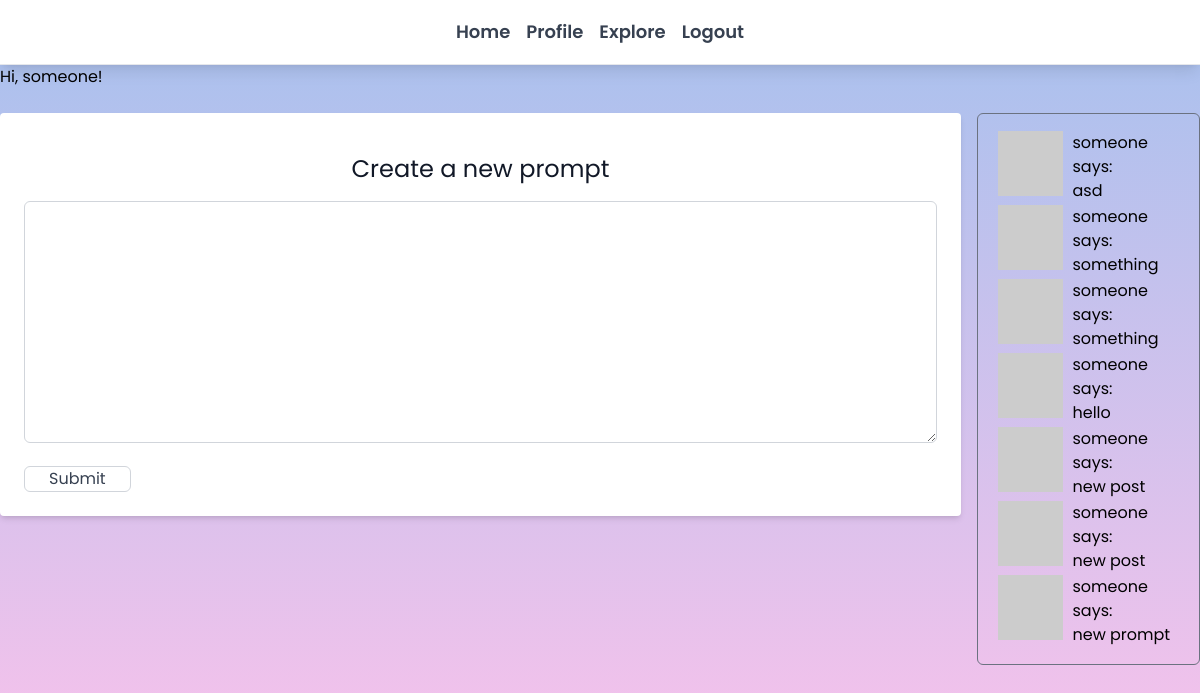
The page /index (signed in) on the database its author committed.
### app/models.py (models this page shows, shortened)
class User(UserMixin, db.Model):
    id: so.Mapped[int] = so.mapped_column(primary_key=True)
    username: so.Mapped[str] = so.mapped_column(sa.String(64), index=True, unique=True)
    email: so.Mapped[str] = so.mapped_column(sa.String(120), index=True, unique=True)
    password_hash: so.Mapped[Optional[str]] = so.mapped_column(sa.String(256))
    posts: so.WriteOnlyMapped['Post'] = so.relationship(back_populates='author')
    about_me: so.Mapped[Optional[str]] = so.mapped_column(sa.String(140))
    last_seen: so.Mapped[Optional[datetime]] = so.mapped_column(default=lambda: datetime.now(timezone.utc))
    following: so.WriteOnlyMapped['User'] = so.relationship(secondary=followers, primaryjoin=(followers.c.follower_id==id),
                                                            secondaryjoin=(followers.c.follower_id == id),
                                                            back_populates='followers')
    followers: so.WriteOnlyMapped['User'] = so.relationship(secondary=followers,primaryjoin=(followers.c.followed_id==id),
                                                            secondaryjoin=(followers.c.follower_id == id),
                                                            back_populates='following')
    def avatar(self, size):
        digest = md5(self.email.lower().encode('utf-8')).hexdigest()
        return f'https://www.gravatar.com/avatar/{digest}?d=identicon&s={size}'
    def following_posts(self):
        Author = so.aliased(User)
        Follower = so.aliased(User)
        return(sa.select(Post)
               .join(Post.author.of_type(Author))
               .join(Author.followers.of_type(Follower),isouter=True)
               .where(sa.or_(Follower.id == self.id,
                             Author.id == self.id,
               ))
               .group_by(Post)
               .order_by(Post.timestamp.desc())
               )

class Post(db.Model):
    id: so.Mapped[int] = so.mapped_column(primary_key=True)
    body: so.Mapped[str] = so.mapped_column(sa.String(140))
    timestamp: so.Mapped[datetime] = so.mapped_column(index=True, default=lambda:datetime.now(timezone.utc))
    user_id: so.Mapped[int] = so.mapped_column(sa.ForeignKey(User.id),index=True)
    author: so.Mapped[User] = so.relationship(back_populates='posts')

### app/routes.py (the view)
@app.route('/', methods=['GET','POST'])
@app.route('/index', methods=['GET','POST'])
@login_required #protects a view function against anonymous users
def index():
	form = PostForm()
	if form.validate_on_submit():
		post = Post(body=form.post.data, author=current_user)
		db.session.add(post)
		db.session.commit()
		flash('Your post is now live!')
		return redirect(url_for('index')) #respond to a POST request generated by a web form submission with a redirect to help with how the refresh command is impleemnted in browsers
	page = request.args.get('page',1,type=int)
	posts = db.paginate(current_user.following_posts(), page=page, per_page=app.config['POSTS_PER_PAGE'], error_out=False)
	next_url = url_for('index', page=posts.next_num) if posts.has_next else None
	prev_url = url_for('index', page=posts.prev_num) if posts.has_prev else None
	return render_template("index.html", title='Home', form=form, posts=posts.items, next_url=next_url, prev_url=prev_url)

### app/forms.py
class PostForm(FlaskForm):
    post = TextAreaField('Say something', validators=[DataRequired(), Length(min=1, max=140)])
    submit = SubmitField('Submit')

### app/models.py (called while the page is built)
@login.user_loader
def load_user(id):
    return db.session.get(User, int(id))

### app/routes.py (called while the page is built)
@app.before_request #checks if the current user is logged in, and in that case sets the last_seen field to the current time
def before_request():
	if current_user.is_authenticated:
		current_user.last_seen = datetime.now(timezone.utc)
		db.session.commit() #last step is to commit to the database so the change is written to db

### app/templates/index.html (shortened to what this page needs)
<!DOCTYPE html>
{% extends "base.html" %}
    {% block content %}
    <h1>Hi, {{current_user.username}}!</h1>
<div class="flex justify-center items-start h-screen space-x-4 mt-6">
        {% if form %}
        <form action="" method="post" novalidate class="bg-white p-6 rounded shadow-md">
            <h2 class="text-center text-2xl font-boldtracking-tight text-gray-900 py-4">Create a new prompt</h2>
            <p class="mb-4">
                {{ form.post(cols=64, rows=10, class_="border border-gray-300 rounded-md") }}<br>
            </p>
            <p>{{ form.submit(class_="text-gray-700 hover:text-slate-900 active:white border px-6 border-gray-300 rounded-md hover:border-gray-500 focus:border-gray-500") }}</p>
        </form>
        {% endif %}
    <div class="flex justify-end items-start border px-3 py-4 border-gray-500 rounded-md">
        <table>
            {% for post in posts %}
                {% include '_post.html' %}
            {% endfor %}
        </table>
    </div>
</div>
    {% endblock %}

### app/templates/base.html (shortened to what this page needs)
<!doctype html>
<html>
    <head>
        <link href="{{ url_for('static', filename='css/output.css') }}" rel="stylesheet">
    </head>
    <body class="font-[Poppins] bg-gradient-to-t from-[#fbc2eb] to-[#a6c1ee] h-screen">
       <nav class="bg-white shadow-lg">
        <div class="mx-auto px-4 sm:px-6 lg:px-8 flex justify-center h-16 items-center">
            <div class="flex space-x-4">
                    <a href="{{ url_for('index') }}" class="text-gray-700 hover:text-gray-900 text-lg font-semibold">Home</a>
            {% if current_user.is_anonymous %}
            <a href="{{ url_for('login') }}" class="text-gray-600 hover:text-gray-900 text-lg font-semibold">Login</a>
            {% else %}
            <a href="{{ url_for('user', username=current_user.username) }}" class="text-gray-700 hover:text-gray-900 text-lg font-semibold">Profile</a>
            <a href="{{ url_for('explore') }}" class="text-gray-700 hover:text-gray-900 text-lg font-semibold">Explore</a>
            <a href="{{ url_for('logout') }}" class="text-gray-700 hover:text-gray-900 text-lg font-semibold">Logout</a>
            {% endif %}
        </div>
        </div>
       </nav>
        <hr>
        {% block content %}{% endblock %}
    </body>
</html>

### app/templates/_post.html
        <tr valign="top">
            <td class="pl-2"><img src="{{ post.author.avatar(36) }}"></td>
            <td class="pl-2"> <a href="{{ url_for('user', username=post.author.username) }}">{{ post.author.username }}</a>
            says:<br>{{ post.body }}</td>
        </tr>

### rows shown on the page
User: username "someone"
Post: author.username "someone", body "asd"
Post: author.username "someone", body "something"
Post: author.username "someone", body "something"
Post: author.username "someone", body "hello"
Post: author.username "someone", body "new post"
Post: author.username "someone", body "new post"
Post: author.username "someone", body "new prompt"
